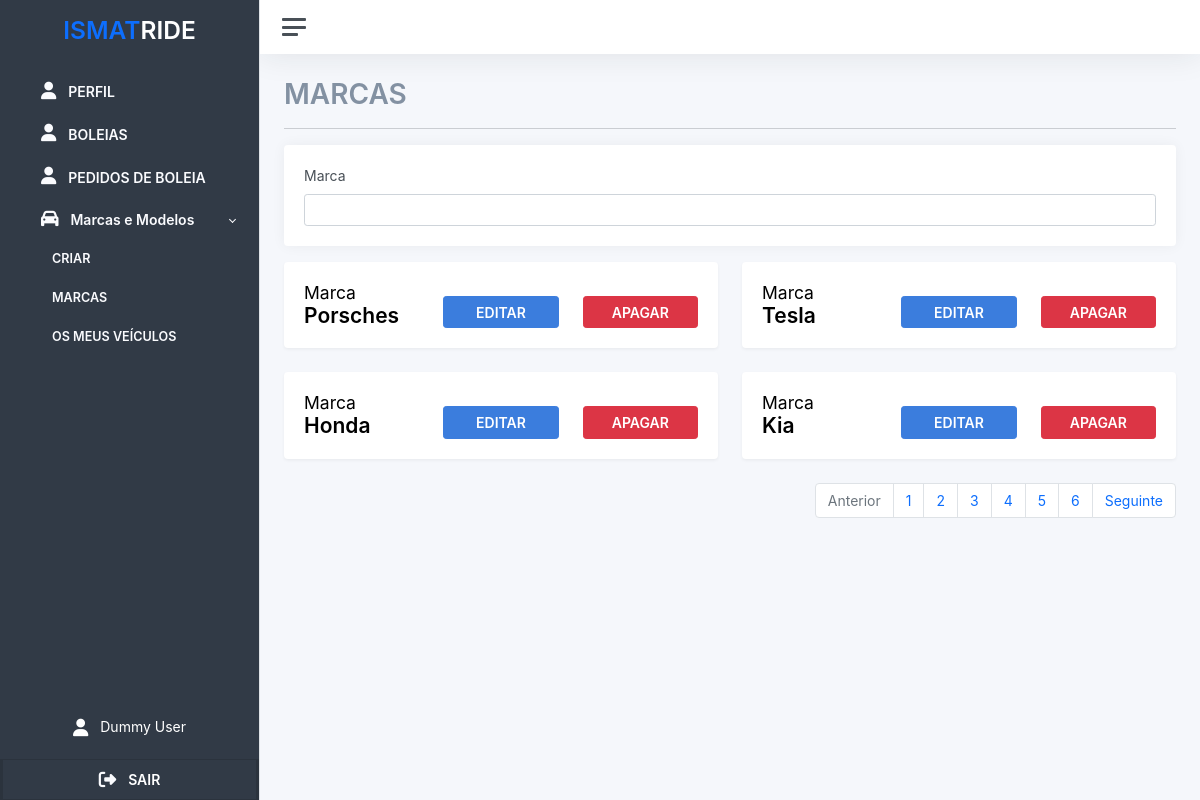
The app's page /brands/get (signed in), older data.
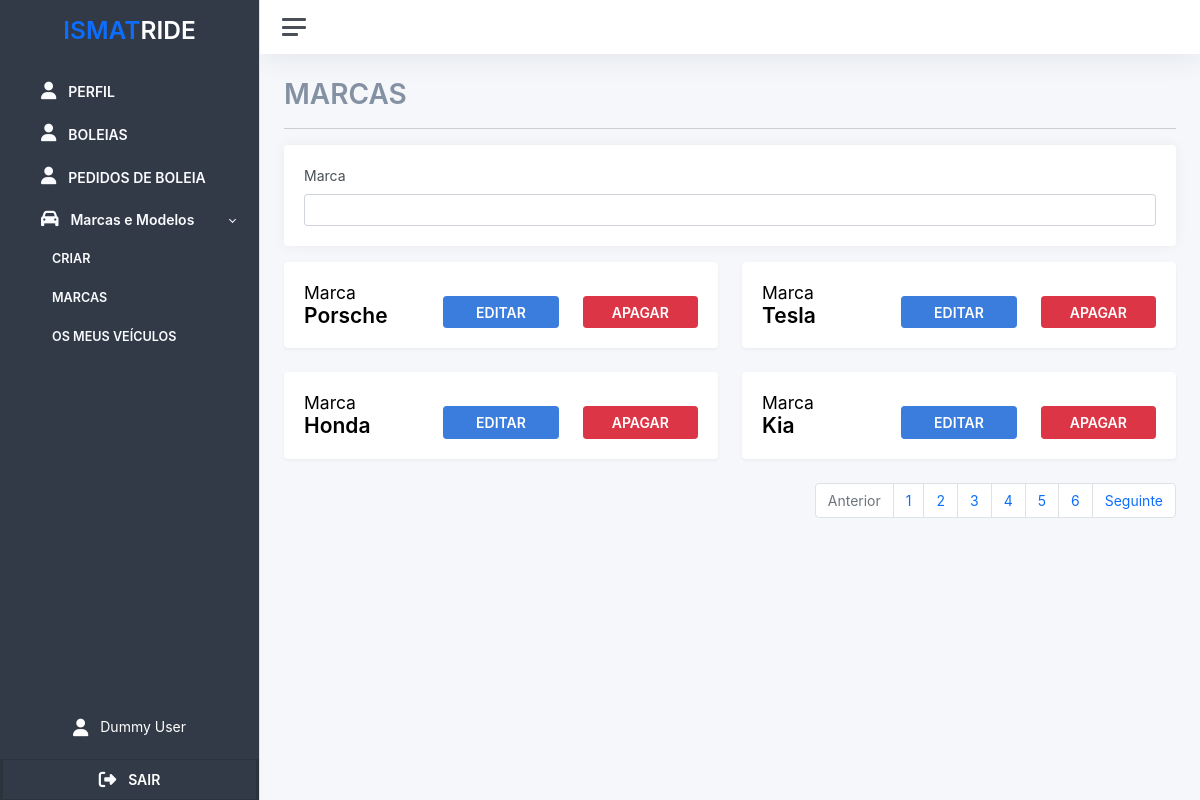
The same page, newer data.
### src/users/users.py (models this page shows)
class Brand(db.Model):
	__tablename__ = 'brand'
	id = db.Column(db.Integer, primary_key=True)
	name = db.Column(db.String(100))

### src/brands/routes.py (the view)
@brand_bp.route("get")
@login_required
def get():
       db_brands = Brand.query.all()
       return render_template("brands/index.html", brands = db_brands)

### src/templates/brands/index.html (shortened to what this page needs)
{% extends 'base/base.html' %} {% block title %} Marcas {% endblock title %} {%
block container_title %} MARCAS {% endblock container_title %} {% block filters
%}
<div class="card mb-3">
  <div class="card-body">
    <div
      class="d-flex flex-row flex-wrap gap-4 justify-content-center justify-content-sm-start"
    >
      <div class="flex-fill">
        <label class="form-label secondary-secondary-text-color">Marca</label>
        <input type="text" class="form-control" />
      </div>
    </div>
  </div>
</div>
{% endblock filters %} {%block content %}
<div class="row justify-content-evenly">
  {% for item in brands %}
  <div class="col-12 col-md-6 col-lg-6">
    <div class="card shadow">
      <div class="card-body">
        <div class="row h-100">
          <div class="col-12 col-sm-6 col-md-4">
            <div class="col-12 d-flex flex-column">
              <h4 class="mb-0">Marca</h4>
              <h3 class="fw-bold mb-0">{{item.name}}</h3>
            </div>
          </div>
          <div class="col-12 col-sm-6 col-md-8">
            <div class="d-flex flex-column h-100 justify-content-end">
              <div class="row align-items-end">
                <div class="col-6 col-sm-6">
                  <button
                    type="button"
                    data-bs-toggle="modal"
                    data-bs-target="#edit{{item.name}}"
                    class="btn btn-primary w-100 fw-bold"
                  >
                    EDITAR
                  </button>
                </div>
                <div class="col-6 col-sm-6">
                  <button class="btn btn-danger w-100 fw-bold">APAGAR</button>
                </div>
              </div>
            </div>
          </div>
        </div>
      </div>
    </div>
  </div>
  {% endfor %}
</div>
{% endblock content %}

### src/templates/base/base.html (shortened to what this page needs)
<!DOCTYPE html>
<html lang="en">
  <head>
    <link
      rel="stylesheet"
      type="text/css"
      href="{{ url_for('static',filename='styles/backoffice/global.css') }}"
    />
    <link
      rel="stylesheet"
      type="text/css"
      href="{{ url_for('static',filename='styles/backoffice/adminkit.css') }}"
    />
  </head>
  <body>
    <div class="wrapper">
      <nav id="sidebar" class="sidebar shadow js-sidebar">
        <div class="sidebar-content border-end border-black js-simplebar">
          <h2 class="fw-bold p-3 text-center">
            <span class="primary-color" style="cursor: pointer"
              >ISMAT<span class="secondary-color">RIDE</span></span
            >
          </h2>
          <ul class="sidebar-nav">
            <li class="sidebar-item">
              <a class="sidebar-link" href="">
                <span class="align-middle fw-bold"> PERFIL</span>
              </a>
            </li>
            <li class="sidebar-item">
              <a class="sidebar-link" href="">
                <span class="align-middle fw-bold"> BOLEIAS</span>
              </a>
            </li>
            <li class="sidebar-item">
              <a class="sidebar-link" href="#">
                <span class="align-middle fw-bold"> PEDIDOS DE BOLEIA</span>
              </a>
            </li>
            <li class="sidebar-item">
              <a
                class="sidebar-link collapsed"
                data-bs-target="#vehicles"
                data-bs-toggle="collapse"
              >
                <span class="align-middle fw-bold">Marcas e Modelos</span>
              </a>
              <ul
                id="vehicles"
                class="sidebar-dropdown list-unstyled collapse show"
                data-bs-parent="#sidebar"
              >
                <li class="sidebar-item">
                  <a
                    class="sidebar-link fw-bold"
                    type="button"
                    data-bs-toggle="modal"
                    data-bs-target="#createVehicleModal"
                    >CRIAR</a
                  >
                </li>
                <li class="sidebar-item">
                  <a href="../vehicles-page/" class="sidebar-link fw-bold"
                    >MARCAS</a
                  >
                </li>
                <li class="sidebar-item">
                  <a href="../vehicles-page/" class="sidebar-link fw-bold"
                    >OS MEUS VEÍCULOS</a
                  >
                </li>
              </ul>
            </li>
          </ul>
          <div class="row w-100 m-0 mb-3">
            <button class="btn rounded-0 button-wrapper">
              <span class="secondary-color">Dummy User</span>
            </button>
          </div>
          <div class="row w-100 m-0 button-wrapper">
            <button class="btn rounded-0 decoration-none p-2">
              <span class="fw-bold secondary-color">SAIR</span>
            </button>
          </div>
        </div>
      </nav>
      <div class="main">
        <nav class="navbar navbar-expand navbar-light navbar-bg">
          <a class="sidebar-toggle js-sidebar-toggle">
            <i class="hamburger align-self-center"></i>
          </a>
        </nav>
        <main class="content">
          <div class="container-fluid p-0">
            <h1 class="fw-bold secondary-text-color">
              {% block container_title %} {% endblock container_title %}
            </h1>
            <hr />
            {% block filters %} {% endblock filters %} {% block content %} {%
            endblock content %}
          </div>
          <div
            class="d-flex align-items-center justify-content-center justify-content-md-end"
          >
            <ul class="pagination">
              <li class="page-item disabled">
                <a class="page-link" href="#" tabindex="-1">Anterior</a>
              </li>
              <li class="page-item"><a class="page-link" href="#">1</a></li>
              <li class="page-item ATIVO">
                <a class="page-link" href="#"
                  >2 <span class="sr-only">(current)</span></a
                >
              </li>
              <li class="page-item"><a class="page-link" href="#">3</a></li>
              <li class="page-item"><a class="page-link" href="#">4</a></li>
              <li class="page-item"><a class="page-link" href="#">5</a></li>
              <li class="page-item"><a class="page-link" href="#">6</a></li>
              <li class="page-item">
                <a class="page-link" href="#">Seguinte</a>
              </li>
            </ul>
          </div>
        </main>
      </div>
    </div>
  </body>
</html>

### src/static/styles/backoffice/global.css (style rules this page uses)
.primary-color { color: #0d6efd !important; }
.secondary-color { color: white !important; }
.secondary-text-color { color: #8391a2 !important; }
.sidebar-link { background-color: #fafbfe !important; }
.sidebar-content { background-color: #313a46 !important; }
.sidebar-link { color: #fafbfe !important; background-color: transparent !important; }
i { color: #6c757d; }
a { text-decoration: none !important; }
.pagination { display: flex; padding-left: 0; list-style: none; border-radius: 0.25rem; }
.page-link { position: relative; display: block; padding: 0.5rem 0.75rem; margin-left: -1px; line-height: 1.25; color: #0d6efd; background-color: #fff; border: 1px solid #dee2e6; }
.page-link:not(:disabled):not(.disabled) { cursor: pointer; }
.page-item:first-child .page-link { margin-left: 0; border-top-left-radius: 0.25rem; border-bottom-left-radius: 0.25rem; }
.page-item:last-child .page-link { border-top-right-radius: 0.25rem; border-bottom-right-radius: 0.25rem; }
.page-item.disabled .page-link { color: #6c757d; pointer-events: none; cursor: auto; background-color: #fff; border-color: #dee2e6; }
.button-wrapper { border-top-width: 1px !important; border-bottom-width: 1px !important; border-style: solid; border-color: rgba(0, 0, 0, 0.13); }
.wrapper, .main { background-color: #fafbfe; }

Row changes from the older to the newer data that the page shows:
changed Brand: name "Porsches" → "Porsche"
